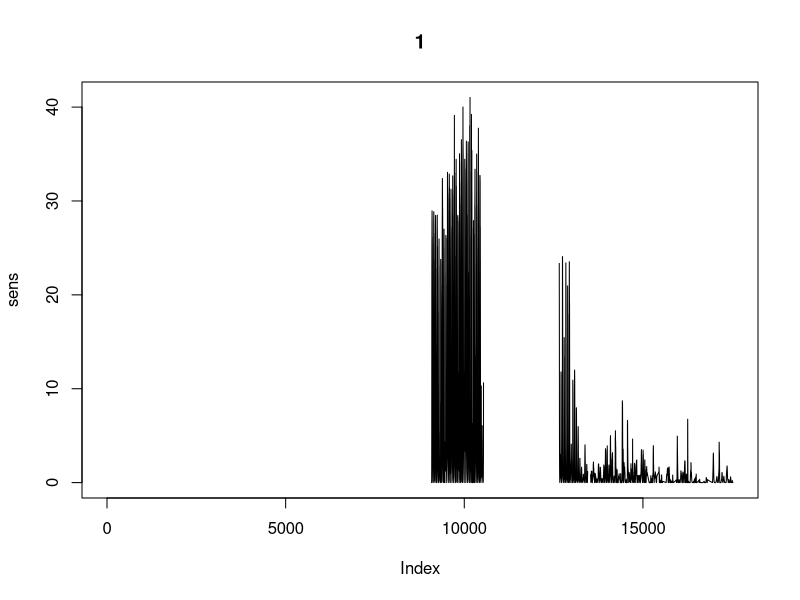
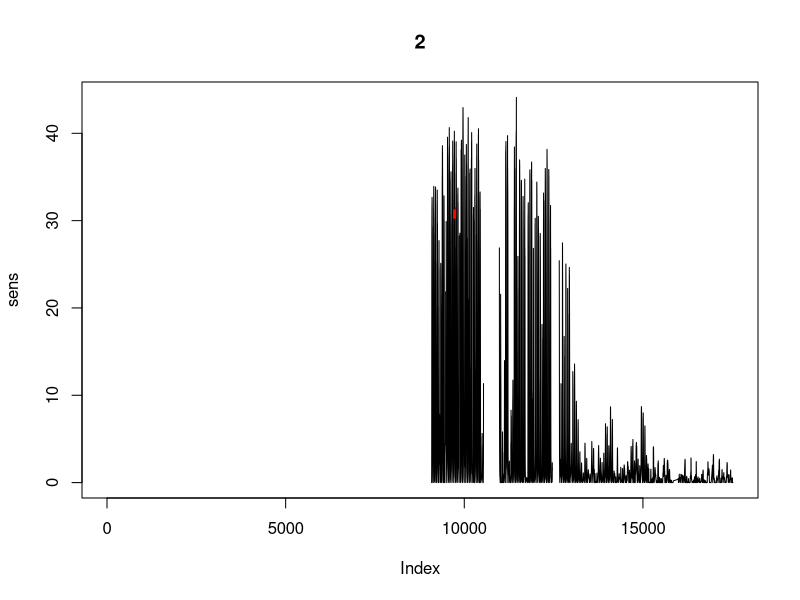
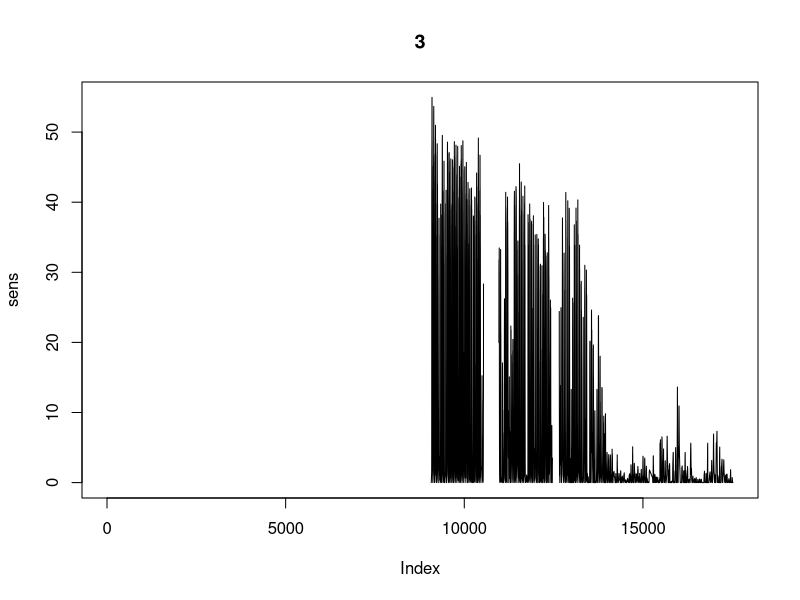
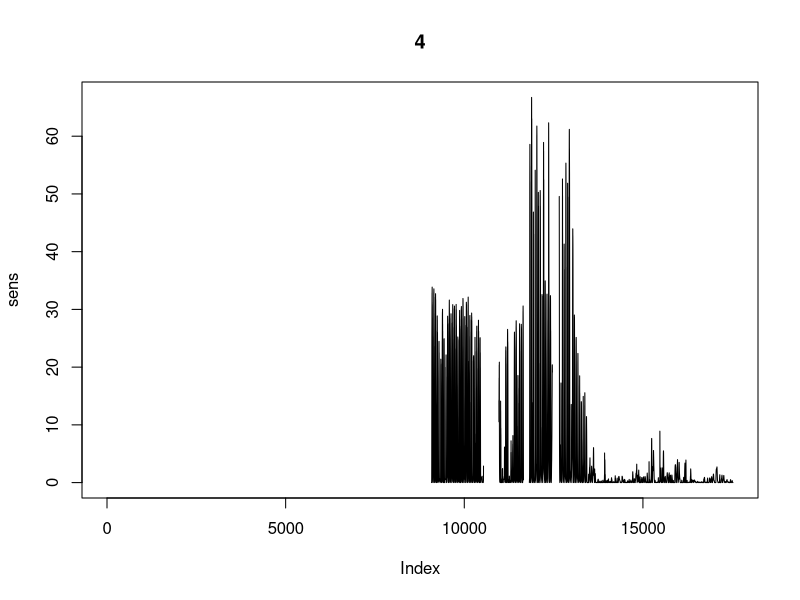
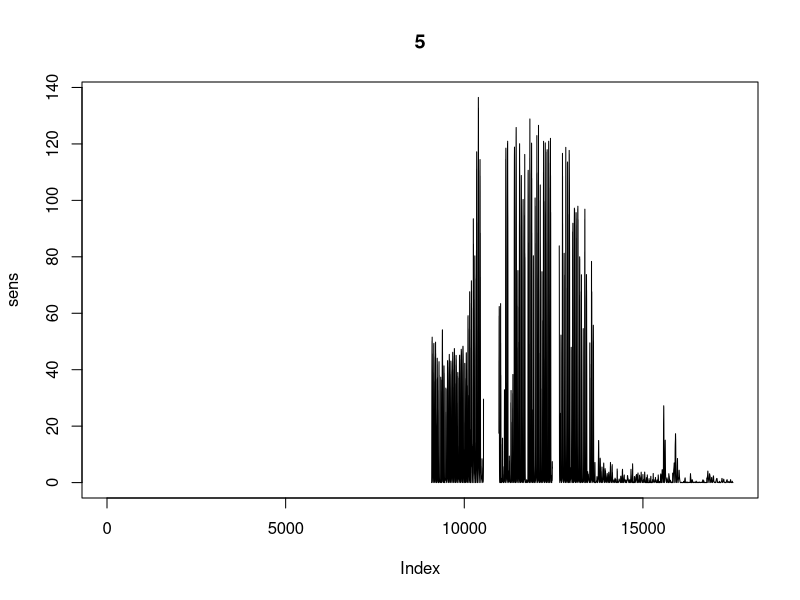
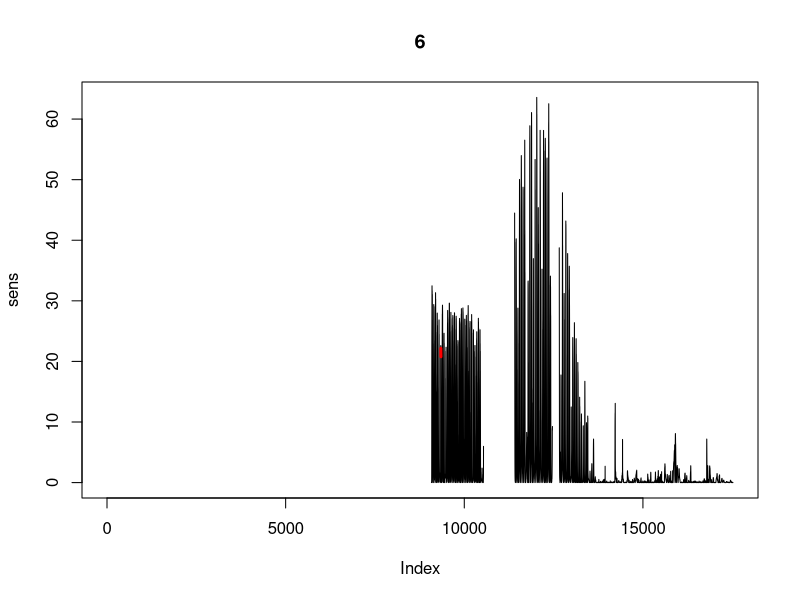
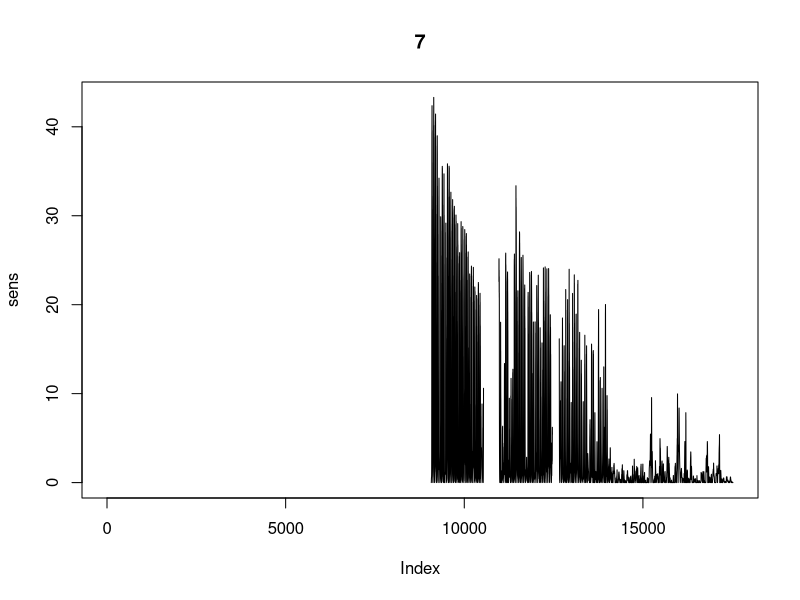
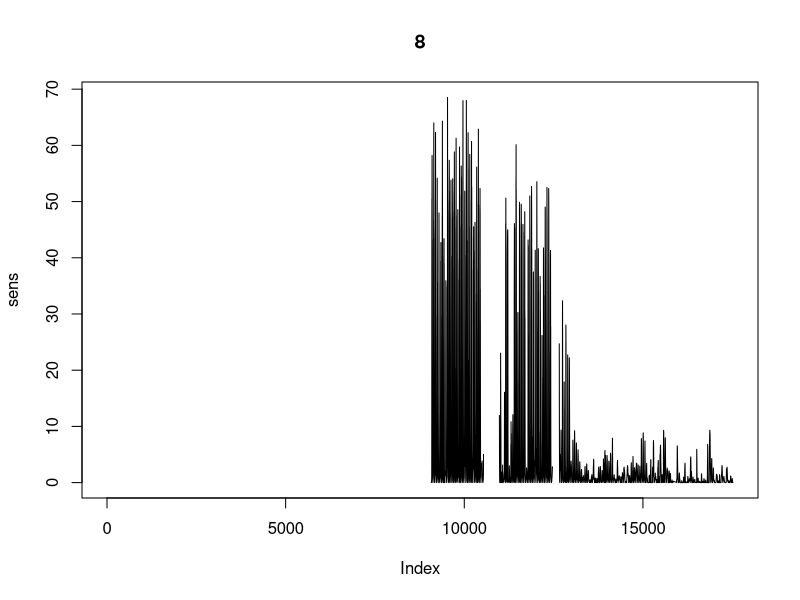

Reproduce these figures in R, in order.
#source('SapFlow_Calc.R')
site.id<-'wcr'

wcr.raw<-read.csv("WCR_2015_SAPFLUX.csv")  #2016 data for both
syv.raw<-read.csv("SYV_2015_SAPFLUX.csv")

#Generalize by site
if(site.id=="wcr"){
  rawdata<-wcr.raw
  flux.site<-rawdata[5:18]
  nsens<-14
}else if(site.id=='syv'){
  rawdata<-syv.raw
  flux.site<-rawdata[5:24]
  nsens<-20
  flux.site$S11<-flux.site$S10
}



#STEP 1: LINEAR INTERPOLATION
flux.interp<-data.frame(matrix(data=-9999,nrow=nrow(flux.site), ncol=ncol(flux.site)))
colnames(flux.interp)<-colnames(flux.site)
flux.interp[flux.interp==-9999]<-NA
#Vars for plotting
interp.spacemap<-data.frame(matrix(data=NA,nrow=nrow(flux.site), ncol=ncol(flux.site)))
#Reusable params
gaplength<-4  #max number of consecutuve missing values to interpolate across

for(i in 1:nsens){
  if(!is.na(mean(flux.site[,i], na.rm=TRUE))){ #Line to skip over all-NA sensors
  sens<-flux.site[,i]  #Pull sensor to fill
  col<-rep('black', length(sens))
  gap<-which(is.na(sens))  #Where are missing data
  spaces<-rep(0,length(gap)) #Find distance between consecutive missing data
  for(x in 2:length(gap)){  #There must be a better way to do this...
    spaces[x]<-(gap[x]-gap[x-1])
  }
  start.ind<-which(spaces!=1) #Values greater than 1 indicate non-consecutive missing data, i.e. the breaks between two gaps
  starts<-gap[start.ind]
  ends<-c(gap[start.ind-1],gap[length(gap)]) #The number before the start of a new gap is the end of the previous gap
  lengths<-(ends-starts)+1 #Add one to include gap end members
  
  fills<-cbind(starts[lengths<=gaplength],ends[lengths<=gaplength], lengths[lengths<=gaplength])
  
  if(nrow(fills)>0){  #If there are fillable gaps
  for(r in 1:nrow(fills)){  #Each row is one gap; start, end, length
  interp<-approx(c(sens[fills[r,1]-1],sens[fills[r,2]+1]), n=fills[r,3]+2)$y #Approx needs end values so we need to start one before and end one after the gap 
  sens[fills[r,1]:fills[r,2]]<-interp[2:(length(interp)-1)] #This trims the end back off and fits them into the gap
  col[fills[r,1]:fills[r,2]]<-"red"  #Not sure why this isn't working
  }
  }
  
  #Diagnostic plots
  flux.interp[,i]<-sens 
  plot(sens,type='l', main=i)
  sens.space<-rep(NA, length(sens))
  sens.space[col=="red"]<-sens[col=="red"]
  lines(sens.space, col='red', lwd=3)
  
  interp.spacemap[,i]<-sens.space  #Make a lasting variable so we can look at interpolated spots later
}
  }
rm('gap', 'spaces','start.ind','starts','ends',
     'lengths','fills','interp','sens', 'sens.space') #get rid of a bunch of extra vars



#STEP 2: GAPFILL WITH BEST FIT ONSITE SENSOR
par(mfrow=c(2,2))
par(xpd=FALSE)
bestfits<-matrix(0,4,nsens)

startdate<-100 #Timespan to use for gapfill
enddate<-300 

DAT.SITE<-flux.interp[rawdata$DOY>startdate & rawdata$DOY<enddate,]  #Use interpolated values

insite.fillmap<-data.frame(matrix(data=NA,nrow=nrow(flux.site), ncol=ncol(flux.site))) #Create to look at insite filling later

#2.1 Gather information about interpolation
for (s in 1:nsens){
  if(!is.na(mean(DAT.SITE[,s], na.rm=TRUE))){
  sens.test<-DAT.SITE[,s]
  fitvec<-rep(0,ncol(DAT.SITE)) #R2
  slopevec<-rep(0,ncol(DAT.SITE)) #Slope
  intvec<-rep(0,ncol(DAT.SITE)) #Intercept
  
  for (i in 1:(ncol(DAT.SITE))){ 
    if(!is.na(mean(DAT.SITE[,i], na.rm=TRUE))){
    resid<-sens.test-DAT.SITE[,i] #Next several lines remove crazy outliers
    th.h<-quantile(resid, 0.99, na.rm=TRUE)
    th.l<-quantile(resid, 0.01, na.rm=TRUE)
    sens.test[resid>th.h | resid < th.l]<-NaN
    
    plot(sens.test~DAT.SITE[,i], pch='.', main=paste(s,'vs', i)) #Scatterplot
    fit<-lm(sens.test~DAT.SITE[,i]) #Fit regression across sensors and store parameters
    params<-unname(fit[[1]])
    slopevec[i]<-params[2]
    intvec[i]<-params[1]
    abline(params[1], params[2], col='red')
    fitvec[i]<-summary(fit)$r.squared
    
    bf<-max(fitvec[fitvec!=1]) #Find best fit (highest R2)
    }
    }
  
  print(paste('Best match for sensor', s, 'is sensor', which(fitvec==bf), "with r2 =", fitvec[which(fitvec==bf)]))
  bestfits[1,s]<-slopevec[which(fitvec==bf)] #Store slope, intercept, R2, and sensor ID of best fit sensor
  bestfits[2,s]<-intvec[which(fitvec==bf)]
  bestfits[3,s]<-fitvec[which(fitvec==bf)]
  bestfits[4,s]<-which(fitvec==bf)
}
  }

rm('resid','th.h','th.l')

#2.2 Actual filling
flux.gf.dat<-matrix(NA,nrow(flux.site), nsens) #Will hold final series
flux.fills<-matrix(NA,nrow(flux.site), nsens) #Will hold just gapfilled parts, mainly for plotting

for(i in 1:nsens){
  if(!is.na(mean(flux.interp[,i], na.rm=TRUE))){
  flux.gap<-flux.interp[,i] #pull out sensor of interest
  pair.ind<-bestfits[4,i] #Which sensor is best match?
  flux.pair<-flux.interp[,pair.ind] #Pull out matching sensor
  
  flux.fill<-(flux.pair*bestfits[1,i])+bestfits[2,i] #Create full regressed timeseries
 
  flux.gf<-flux.gap
  flux.gf[is.na(flux.gap)]<-flux.fill[is.na(flux.gap)] #fill in gaps with regressed time series
  
  flux.gf.dat[,i]<-flux.gf #enter into dataframe
  
  #Diagnostic plots
  flux.fills<-rep(NA, length(flux.gap))
  flux.fills[is.na(flux.gap)]<-flux.fill[is.na(flux.gap)] #pull filled gaps for diagnostic plots
  
  insite.fillmap[,i]<-flux.fills #store filled spots for later plotting
  
  plot(flux.gap, type='l', lwd=3, main=i)
  lines(interp.spacemap[,i], col='red', lwd=3) #Interpolation fills
  lines(insite.fillmap[,i], col='green') #Insite regression fills
  }
}

if(site.id=="wcr"){flux.gf.dat->wcr.gapfill}else{flux.gf.dat->syv.gapfill}

#[[[if time, against next closest sensor]]]



# #STEP 3: GAPFILL WITH SYV SENSORS
# 
# #Where are all sensors off
# none<-which((rowSums(flux.wcr.gf, na.rm=TRUE)==0))
# 
# bestfits.c<-matrix(0,4,14)
# DAT.WCR<-flux.wcr.gf
# DAT.SYV<-flux.syv
# 
# for (s in 1:14){  #Indexed for 14 WCR sensors
#   sens.test<-DAT.WCR[,s]
#   fitvec<-rep(0,ncol(DAT.WCR))
#   slopevec<-rep(0,ncol(DAT.WCR))
#   intvec<-rep(0,ncol(DAT.WCR))
#   for (i in 1:(ncol(DAT.SYV))){ #Cycle through 21 syv sensors
#     resid<-sens.test-DAT.SYV[,i]
#     th.h<-quantile(resid, 0.99, na.rm=TRUE)
#     th.l<-quantile(resid, 0.01, na.rm=TRUE)
#     sens.test[resid>th.h | resid < th.l]<-NaN
#     plot(DAT.SYV[,i],sens.test, pch='.', main=paste(s,'vs SYV', i))
#     fit<-lm(sens.test~DAT.SYV[,i])
#     params<-unname(fit[[1]])
#     slopevec[i]<-params[2]
#     intvec[i]<-params[1]
#     abline(params[1], params[2], col='red')
#     #print(paste("Sensor", i, ":", summary(fit)$r.squared))
#     fitvec[i]<-summary(fit)$r.squared
#     bf.c<-max(fitvec[fitvec!=1])
#     #print(paste('best match for sensor', s, 'is sensor', which(fitvec==bf)))
#   }
#   print(paste('Best match for sensor', s, 'is sensor SYV', 
#               which(fitvec==bf.c), "with r2 =", fitvec[which(fitvec==bf.c)]))
#   bestfits.c[1,s]<-slopevec[which(fitvec==bf.c)]
#   bestfits.c[2,s]<-intvec[which(fitvec==bf.c)]
#   bestfits.c[3,s]<-fitvec[which(fitvec==bf.c)]
#   bestfits.c[4,s]<-which(fitvec==bf.c)
# }
# 
# partners.c<-cbind(1:14, bestfits.c[4,])
# 
# flux.wcr.mass<-matrix(NA,nrow(flux.wcr.gf), 14)
# flux.wcr.mass.fills<-matrix(NA,nrow(flux.wcr.gf), 14)
# for(i in 1:14){
#   flux.gap.mass<-flux.wcr.gf[,i] #pull out sensor of interest
#   pair.ind<-bestfits.c[4,i] #Which sensor is best match?
#   flux.pair.mass<-DAT.SYV[,pair.ind] #Pull out matching sensor
#   
#   flux.gf.mass<-(flux.pair.mass*bestfits.c[1,i])+bestfits.c[2,i] #Create full regressed timeseries
#   
#   flux.gap.filled<-flux.gap.mass
#   flux.gap.filled[none]<-flux.gf.mass[none] #fill in gaps with regressed time series
#   
#   flux.wcr.mass[,i]<-flux.gap.filled #enter into dataframe
#   
#   #DIAGNOSTIC PLOTS
#   flux.fills.mass<-rep(NA, length(flux.gap))
#   flux.fills.mass[none]<-flux.gf.mass[none] #pull filled gaps for diagnostic plots
#   
#   plot(flux.gap.mass, type='l', lwd=3, main=i)
#   lines(interp.spacemap[,i], col='red')  #fill from linear interpolation
#   lines(insite.fillmap[,i], col='green') #fill from within-site regression
#   lines (flux.fills.mass, col='blue')
# }
# 
# for(m in 1:ncol(flux.wcr.mass)){
#   prct<-round(((length(which(is.na(flux.wcr.mass[,m])))/nrow(flux.wcr.mass))*100), digits=2)
#   print(paste('S',m,': ',prct,'% ','still missing', sep=''))
# }
# 
